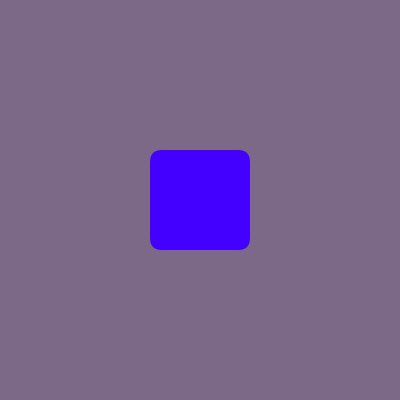
Frame 1 (no input)
Frame 60 (the mouse pressed at the canvas centre just before this capture): identical to frame 1, image omitted
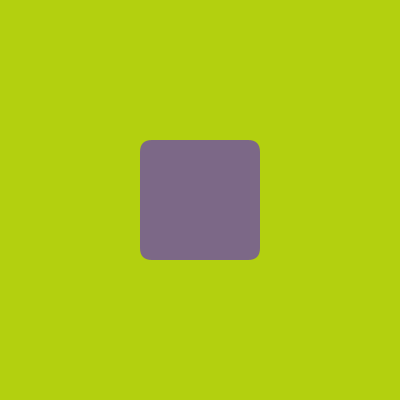
Frame 120 (the mouse held since frame 60 and released just before this capture)

The Processing sketch that drew these frames (run headless with seeded random() and noise(); from frame 60 on, the mouse is pressed at the canvas centre):

// Processing sketch: ytuHW4
// ── ytuHW4.pde
int renk = 0;
float scale = 1;

float rectSize = 100;
float rectX, rectY;

color[] allColors;

void setup() {
  size(400, 400);
  noStroke();
  rectMode(CENTER);

  rectX = width / 2.0;
  rectY = height / 2.0;

  color c1 = #4400ff;
  color c2 = #b3d00f;
  allColors = new color[]{ c1, lerpColor(c1, c2, 0.5), c2 };
}

void draw() {
  background(allColors[(renk + 1) % allColors.length]);

  if (isHovering()) {
    scale = 1.2;
    cursor(HAND);
  } else {
    scale = 1;
    cursor(ARROW);
  }

  fill(allColors[renk]);

  rect(rectX, rectY, rectSize * scale, rectSize * scale, 12);
}

void mousePressed() {
  if (isHovering()) {
    renk = (renk + 1) % allColors.length;
  }
}

boolean isHovering() {
  float halfSize = rectSize / 2.0;
  return mouseX > rectX - halfSize &&
    mouseX < rectX + halfSize &&
    mouseY > rectY - halfSize &&
    mouseY < rectY + halfSize;
}
